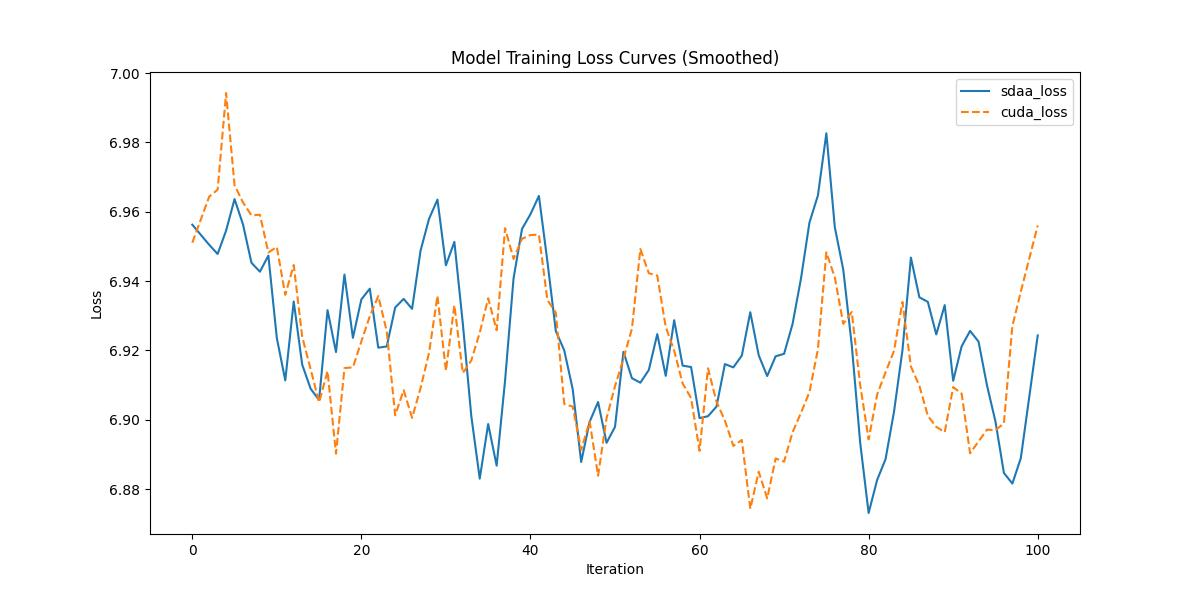

Generate this figure with Python:
# BSD 3- Clause License Copyright (c) 2023, Tecorigin Co., Ltd. All rights
# reserved.
# Redistribution and use in source and binary forms, with or without
# modification, are permitted provided that the following conditions are met:
# Redistributions of source code must retain the above copyright notice,
# this list of conditions and the following disclaimer.
# Redistributions in binary form must reproduce the above copyright notice,
# this list of conditions and the following disclaimer in the documentation
# and/or other materials provided with the distribution.
# Neither the name of the copyright holder nor the names of its contributors
# may be used to endorse or promote products derived from this software
# without specific prior written permission.
#
# THIS SOFTWARE IS PROVIDED BY THE COPYRIGHT HOLDERS AND CONTRIBUTORS "AS IS"
# AND ANY EXPRESS OR IMPLIED WARRANTIES, INCLUDING, BUT NOT LIMITED TO, THE
# IMPLIED WARRANTIES OF MERCHANTABILITY AND FITNESS FOR A PARTICULAR PURPOSE
# ARE DISCLAIMED. IN NO EVENT SHALL THE COPYRIGHT HOLDER OR CONTRIBUTORS BE
# LIABLE FOR ANY DIRECT, INDIRECT, INCIDENTAL, SPECIAL, EXEMPLARY, OR
# CONSEQUENTIAL DAMAGES (INCLUDING, BUT NOT LIMITED TO, PROCUREMENT OF
# SUBSTITUTE GOODS OR SERVICES; LOSS OF USE, DATA, OR PROFITS; OR BUSINESS
# INTERRUPTION)
# HOWEVER CAUSED AND ON ANY THEORY OF LIABILITY, WHETHER IN CONTRACT,
# STRICT LIABILITY,OR TORT (INCLUDING NEGLIGENCE OR OTHERWISE)  ARISING IN ANY
# WAY OUT OF THE USE OF THIS SOFTWARE, EVEN IF ADVISED OF THE POSSIBILITY
# OF SUCH DAMAGE.
import re
import numpy as np
import matplotlib.pyplot as plt
from scipy.signal import savgol_filter
def compare_loss(benchmark_loss_array, sdaa_loss_array):

    # 截取后50个step的数据
    benchmark_loss_array = benchmark_loss_array[-50:]
    sdaa_loss_array = sdaa_loss_array[-50:]
    def MeanRelativeError(cuda_loss, sdaa_loss):
        return ((sdaa_loss - cuda_loss) / cuda_loss).mean()

    def MeanAbsoluteError(cuda_loss, sdaa_loss):
        return (sdaa_loss - cuda_loss).mean()

    benchmark_mean_loss = benchmark_loss_array
    sdaa_mean_loss = sdaa_loss_array

    benchmark_compare_loss = benchmark_mean_loss
    sdaa_compare_loss = sdaa_mean_loss
    mean_relative_error = MeanRelativeError(benchmark_compare_loss, sdaa_compare_loss)
    mean_absolute_error = MeanAbsoluteError(benchmark_compare_loss, sdaa_compare_loss)

    print("MeanRelativeError:", mean_relative_error)
    print("MeanAbsoluteError:", mean_absolute_error)

    if mean_relative_error <= mean_absolute_error:
        print("Rule,mean_relative_error", mean_relative_error)
    else:
        print("Rule,mean_absolute_error", mean_absolute_error)

    print_str = f"{mean_relative_error=} <= 0.05 or {mean_absolute_error=} <= 0.0002"
    if mean_relative_error <= 0.05 or mean_absolute_error <= 0.0002:
        print('pass', print_str)
        return True, print_str
    else:
        print('fail', print_str)
        return False, print_str

def parse_string(string):
    #默认取rank 0 进行对比，这里根据情况修改
    pattern=r"rank : 0  train.loss : ([\d\.e-]+)"
    pattern1=r"Loss:  ([\d\.e-]+)"
    match = re.findall(pattern, string)  or re.findall(pattern1, string)
    return match

def parse_loss(ret_list):
    step_num=len(ret_list)
    loss_arr = np.zeros(shape=(step_num, ))
    i=0
    for loss in ret_list:
        loss = float(loss)
        loss_arr[i] = loss
        i+=1
        if i>=step_num: break
    print(loss_arr)
    return loss_arr


def plot_loss(sdaa_loss,a100_loss):
    fig, ax = plt.subplots(figsize=(12, 6))

    smoothed_losses = savgol_filter(sdaa_loss, 5, 1)
    x = list(range(len(sdaa_loss)))
    ax.plot(x, smoothed_losses, label="sdaa_loss")

    smoothed_losses = savgol_filter(a100_loss, 5, 1)
    x = list(range(len(a100_loss)))
    ax.plot(x, smoothed_losses, "--", label="cuda_loss")

    ax.set_xlabel("Iteration")
    ax.set_ylabel("Loss")
    ax.set_title("Model Training Loss Curves (Smoothed)")
    ax.legend()
    plt.savefig("loss.jpg")

if __name__=="__main__":
    from argparse import ArgumentParser,ArgumentTypeError
    parser = ArgumentParser(description='modelzoo')
    parser.add_argument('--sdaa-log', type=str,default="sdaa.log")
    parser.add_argument('--cuda-log', type=str,default="cuda.log")
    args=parser.parse_args()

    sdaa_log = args.sdaa_log   
    with open(sdaa_log, 'r') as f:
        s = f.read()
    sdaa_res = parse_string(s)

    a100_log = args.cuda_log  
    with open(a100_log, 'r') as f:
        s = f.read()
    a100_res = parse_string(s)
    length=min(len(a100_res),len(sdaa_res))
    sdaa_loss = parse_loss(sdaa_res[:length])
    a100_loss = parse_loss(a100_res[:length])
    compare_loss(a100_loss, sdaa_loss) # 比较loss
    plot_loss(sdaa_loss,a100_loss) # 对比loss曲线图
